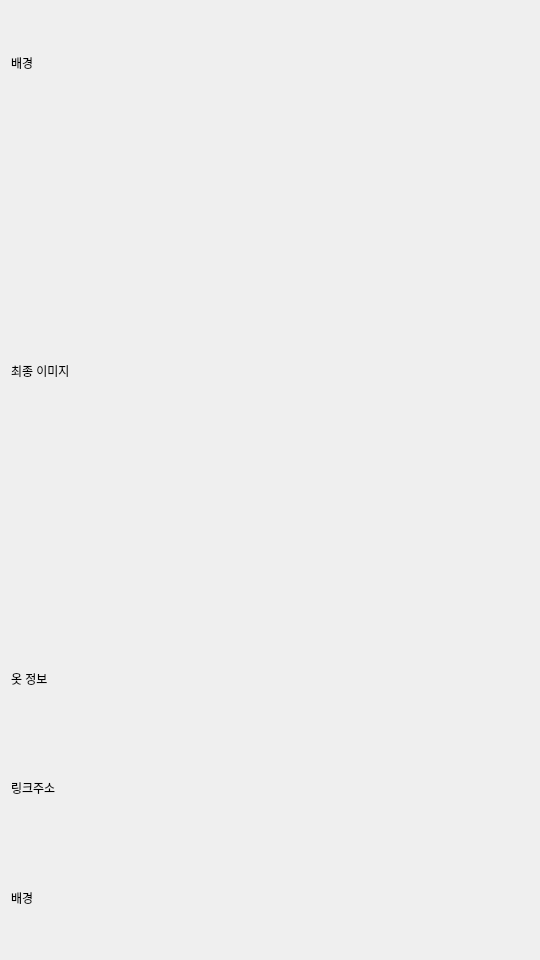
<?xml version="1.0" encoding="UTF-8"?>
<ui version="4.0">
 <class>Form</class>
 <widget class="QWidget" name="Form">
  <property name="geometry">
   <rect>
    <x>0</x>
    <y>0</y>
    <width>540</width>
    <height>960</height>
   </rect>
  </property>
  <property name="minimumSize">
   <size>
    <width>540</width>
    <height>960</height>
   </size>
  </property>
  <property name="windowTitle">
   <string>Form</string>
  </property>
  <layout class="QGridLayout" name="gridLayout_10">
   <item row="2" column="0">
    <layout class="QGridLayout" name="gridLayout_2">
     <item row="0" column="0">
      <widget class="QLabel" name="clothes_info">
       <property name="minimumSize">
        <size>
         <width>0</width>
         <height>30</height>
        </size>
       </property>
       <property name="text">
        <string>옷 정보</string>
       </property>
      </widget>
     </item>
    </layout>
   </item>
   <item row="3" column="0">
    <layout class="QGridLayout" name="gridLayout_4">
     <item row="1" column="0">
      <widget class="QLabel" name="link">
       <property name="minimumSize">
        <size>
         <width>0</width>
         <height>30</height>
        </size>
       </property>
       <property name="text">
        <string>링크주소</string>
       </property>
      </widget>
     </item>
    </layout>
   </item>
   <item row="4" column="0">
    <layout class="QGridLayout" name="gridLayout_9">
     <item row="0" column="0">
      <widget class="QLabel" name="background">
       <property name="minimumSize">
        <size>
         <width>0</width>
         <height>30</height>
        </size>
       </property>
       <property name="text">
        <string>배경</string>
       </property>
      </widget>
     </item>
    </layout>
   </item>
   <item row="0" column="0">
    <layout class="QGridLayout" name="gridLayout">
     <item row="0" column="0">
      <widget class="QLabel" name="backgorund">
       <property name="minimumSize">
        <size>
         <width>0</width>
         <height>30</height>
        </size>
       </property>
       <property name="text">
        <string>배경</string>
       </property>
      </widget>
     </item>
    </layout>
   </item>
   <item row="1" column="0">
    <layout class="QGridLayout" name="gridLayout_5">
     <item row="0" column="0">
      <widget class="QLabel" name="final_image">
       <property name="minimumSize">
        <size>
         <width>0</width>
         <height>500</height>
        </size>
       </property>
       <property name="text">
        <string>최종 이미지</string>
       </property>
      </widget>
     </item>
    </layout>
   </item>
  </layout>
 </widget>
 <resources/>
 <connections/>
</ui>
